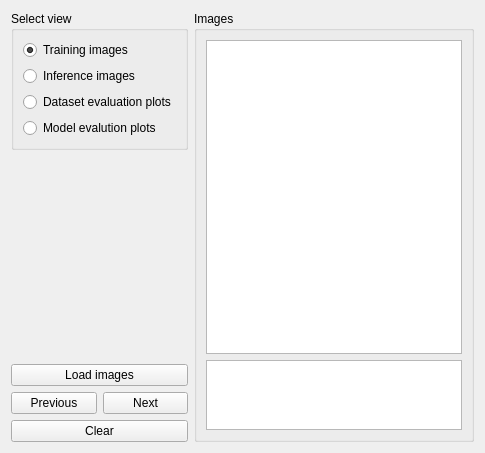
      <widget class="QWidget" name="viewerTab">
       <attribute name="title">
        <string>Viewer</string>
       </attribute>
       <layout class="QHBoxLayout" name="horizontalLayout_7">
        <item>
         <layout class="QVBoxLayout" name="verticalLayout_4">
          <item>
           <widget class="QGroupBox" name="groupBox">
            <property name="title">
             <string>Select view</string>
            </property>
            <layout class="QVBoxLayout" name="verticalLayout_2">
             <item>
              <widget class="QRadioButton" name="viewTrainImages">
               <property name="text">
                <string>Training images</string>
               </property>
               <property name="checked">
                <bool>true</bool>
               </property>
              </widget>
             </item>
             <item>
              <widget class="QRadioButton" name="viewInferenceImages">
               <property name="text">
                <string>Inference images</string>
               </property>
               <property name="checked">
                <bool>false</bool>
               </property>
              </widget>
             </item>
             <item>
              <widget class="QRadioButton" name="viewDataPlots">
               <property name="text">
                <string>Dataset evaluation plots</string>
               </property>
               <property name="checked">
                <bool>false</bool>
               </property>
              </widget>
             </item>
             <item>
              <widget class="QRadioButton" name="viewEvalPlots">
               <property name="text">
                <string>Model evalution plots</string>
               </property>
               <property name="checked">
                <bool>false</bool>
               </property>
              </widget>
             </item>
            </layout>
           </widget>
          </item>
          <item>
           <spacer name="verticalSpacer_10">
            <property name="orientation">
             <enum>Qt::Orientation::Vertical</enum>
            </property>
            <property name="sizeHint" stdset="0">
             <size>
              <width>20</width>
              <height>40</height>
             </size>
            </property>
           </spacer>
          </item>
          <item>
           <widget class="QPushButton" name="loadImages">
            <property name="text">
             <string>Load images</string>
            </property>
           </widget>
          </item>
          <item>
           <layout class="QVBoxLayout" name="buttonsLayout">
            <item>
             <layout class="QHBoxLayout" name="horizontalLayout_6">
              <item>
               <widget class="QPushButton" name="previousImg">
                <property name="text">
                 <string>Previous</string>
                </property>
               </widget>
              </item>
              <item>
               <widget class="QPushButton" name="nextImg">
                <property name="text">
                 <string>Next</string>
                </property>
               </widget>
              </item>
             </layout>
            </item>
            <item>
             <widget class="QPushButton" name="clearImg">
              <property name="text">
               <string>Clear</string>
              </property>
             </widget>
            </item>
           </layout>
          </item>
         </layout>
        </item>
        <item>
         <widget class="QGroupBox" name="canvasGroup">
          <property name="title">
           <string>Images</string>
          </property>
          <layout class="QVBoxLayout" name="verticalLayout_7" stretch="5,1">
           <item>
            <widget class="QGraphicsView" name="canvas"/>
           </item>
           <item>
            <widget class="QPlainTextEdit" name="description">
             <property name="readOnly">
              <bool>true</bool>
             </property>
            </widget>
           </item>
          </layout>
         </widget>
        </item>
       </layout>
      </widget>
